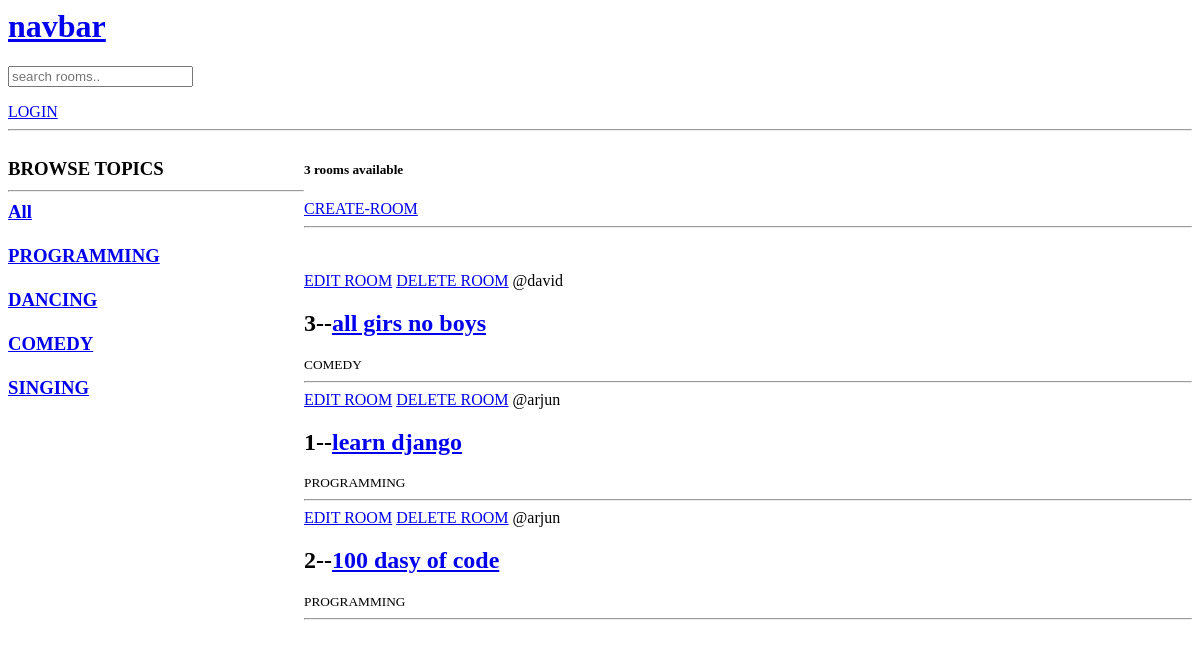
The app's page /, older data.
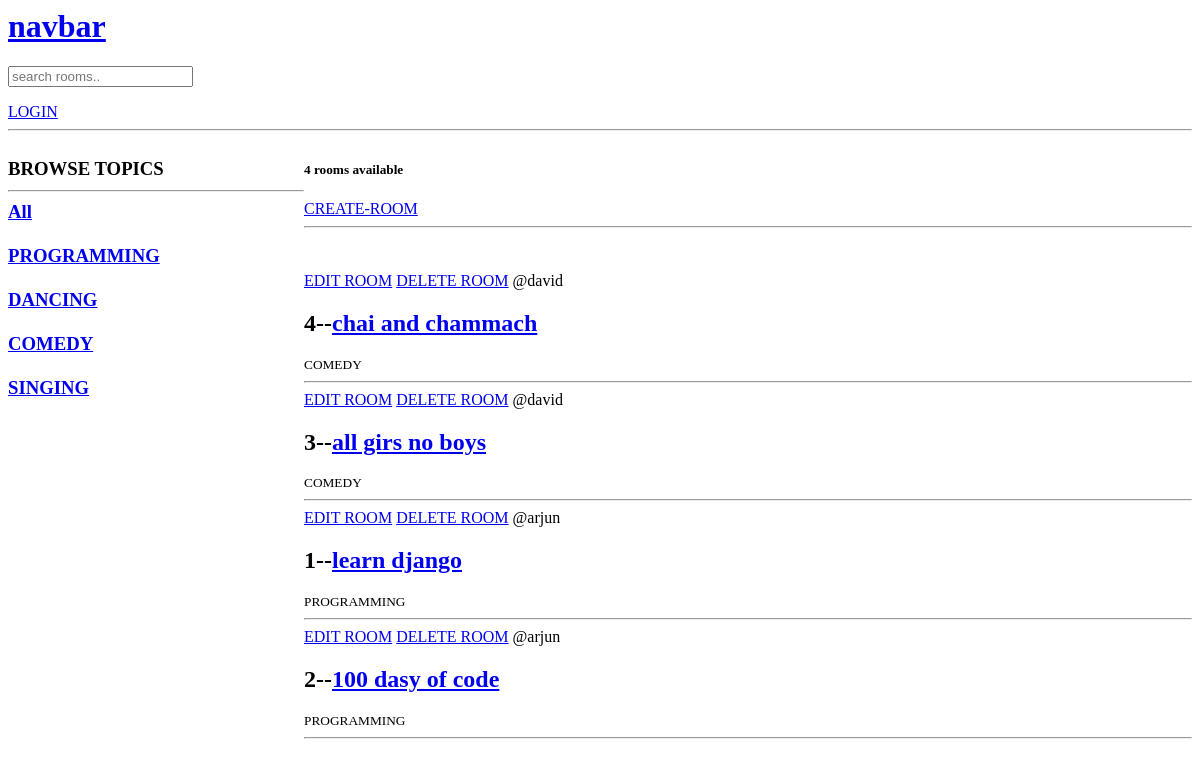
The same page, newer data.
### app1/models.py (models this page shows, shortened)
class Topic(models.Model):
    name= models.CharField(max_length=200)
    def __str__(self):
        return self.name

class Room(models.Model):
    host= models.ForeignKey(User, on_delete=models.SET_NULL,null=True)
    topic= models.ForeignKey(Topic,on_delete=models.SET_NULL,null=True)
    name= models.CharField(max_length=200)
    desc= models.TextField(null=True,blank=True)
    updated= models.DateTimeField(auto_now=True)
    created= models.DateTimeField(auto_now_add=True)
    class Meta:
        ordering=['-updated','-created']

### app1/views.py (the view)
# urls.py: path('', views.home,name="home"),
def home(request):
    q= request.GET.get('q') if request.GET.get('q')!= None else ''
    rooms= Room.objects.filter(Q(topic__name__icontains=q) | Q(name__icontains=q)| Q(desc__icontains=q))
    topics= Topic.objects.all()
    room_count= rooms.count()
    context= {'rooms':rooms, 'topics': topics, 'room_count':room_count}
    return render(request,'app1/home.html', context)

### app1/templates/app1/home.html (shortened to what this page needs)
{%include 'navbar.html' %}
{%block content%}
<div class="home-container">
    <div>
        <h3>
            BROWSE TOPICS
            <hr>
            <div>
                <a href="{% url 'home' %}">All</a>
            </div>
            <br>
            {%for topic in topics%}
            <div>
                <a href="{% url 'home' %}?q={{topic.name}}">{{topic.name}}</a>
            </div>
            <br>
            {%endfor%}
        </h3>
    </div>
    <div>
        <h5>{{room_count}} rooms available</h5>
        <a href="{% url 'create-room'%}">CREATE-ROOM</a>
        <hr>
        <br>
        <br>
        {%for room in rooms%}
            <div>
                <a href="{% url 'update-room' room.id%}">EDIT ROOM</a>
                <a href="{% url 'delete-room' room.id%}">DELETE ROOM</a>
                <span>
                    @{{room.host.username}}
                </span>
                <h2>
                    {{room.id}}--<a href="{%url 'room' room.id%}">{{room.name}}</a>
                </h2>
                <small>
                    {{room.topic}}
                </small>
                <hr>
            </div>
        {%endfor%}
    </div>
    </div>
{%endblock%}

Row changes from the older to the newer data that the page shows:
added Room: host.username "david", id "4", name "chai and chammach", topic "COMEDY"
Text that changed along with them:
{{ room_count }}: "3" → "4"
